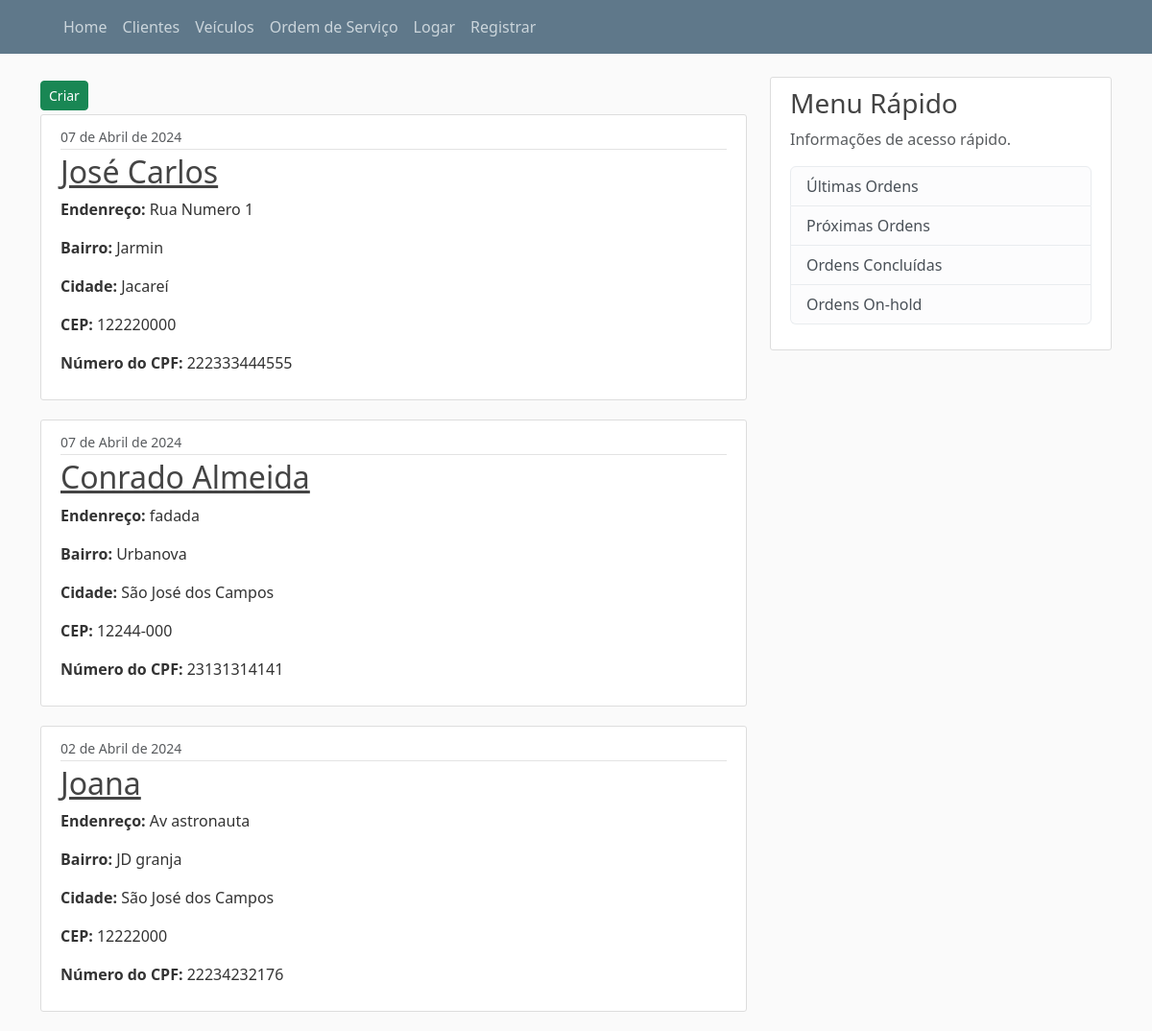
Screenshot of /clientes with the database file from the repository.
### garage/models.py (models this page shows, shortened)
class Cliente(models.Model):
    nome = models.CharField(max_length=250)
    slug = models.SlugField(max_length=250)
    n_cpf = models.CharField(max_length=50)
    endereco = models.CharField(max_length=150)
    bairro = models.CharField(max_length=50)
    cidade = models.CharField(max_length=50)
    cep = models.CharField(max_length=9)
    data_criacao = models.DateTimeField(auto_now_add=True)
    email = models.CharField(max_length=100)
    autor = models.ForeignKey(User, on_delete=models.CASCADE)

### garage/views.py (the view)
# urls.py: path('clientes', ClienteListView.as_view(), name='client-view'),
class ClienteListView(ListView):
    model = Cliente
    template_name = 'garage/clientes/client_home.html'
    context_object_name = 'clientes'
    ordering = ['-data_criacao']

### templates/garage/clientes/client_home.html (shortened to what this page needs)
{% extends "garage/base.html" %}
{% block content %}
<div class="form-group">
  <a class="btn btn-success btn-sm mt-1 mb-1" href="{% url 'garage:client-create' %}">Criar</a>
</div>
{% for cliente in clientes %}
<article class="media content-section">
  <div class="media-body">
      <div class="article-metadata">
          <small class="text-muted">{{ cliente.data_criacao|date:"d " }} de {{ cliente.data_criacao|date:"F" }} de {{ cliente.data_criacao|date:"Y" }} </small>
      </div>
      <h2><a class="article-title" href="{% url 'garage:client-detail' cliente.id %}" >{{ cliente.nome }}</a></h2>
      <p class="classificacao"><strong>Endenreço:</strong> {{ cliente.endereco }}</p>
      <p class="classificacao"><strong>Bairro:</strong> {{ cliente.bairro }}</p>
      <p class="classificacao"><strong>Cidade:</strong> {{ cliente.cidade }}</p>
      <p class="classificacao"><strong>CEP:</strong> {{ cliente.cep }}</p>
      <p class="classificacao"><strong>Número do CPF:</strong> {{ cliente.n_cpf }}</p>
  </div>
</article>
{% endfor %}
{% endblock content %}

### garage/static/css/main.css (style rules this page uses)
body { background: #fafafa; color: #333333; margin-top: 5rem; }
h1, h2, h3, h4, h5, h6 { color: #444444; }
.content-section { background: #ffffff; padding: 10px 20px; border: 1px solid #dddddd; border-radius: 3px; margin-bottom: 20px; }
.article-title { color: #444444; }
.article-metadata { padding-bottom: 1px; margin-bottom: 4px; border-bottom: 1px solid #e3e3e3 }

### rows the page displays
Cliente: data_criacao "07", data_criacao "Abril", data_criacao "2024", nome "José Carlos", endereco "Rua Numero 1", bairro "Jarmin", cidade "Jacareí", cep "122220000", n_cpf "222333444555"
Cliente: data_criacao "07", data_criacao "Abril", data_criacao "2024", nome "Conrado Almeida", endereco "fadada", bairro "Urbanova", cidade "São José dos Campos", cep "12244-000", n_cpf "23131314141"
Cliente: data_criacao "02", data_criacao "Abril", data_criacao "2024", nome "Joana", endereco "Av astronauta", bairro "JD granja", cidade "São José dos Campos", cep "12222000", n_cpf "22234232176"
